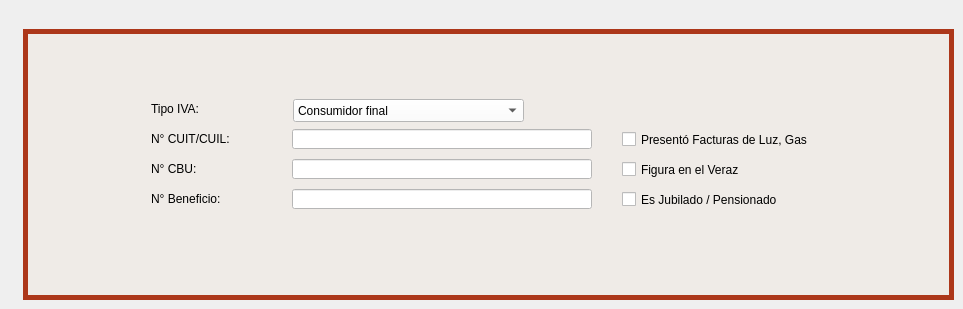
     <widget class="QWidget" name="tab_7">
      <attribute name="icon">
       <iconset>
        <normalon>Íconos/casilla-y-boligrafo.png</normalon>
       </iconset>
      </attribute>
      <attribute name="title">
       <string>Otros Datos</string>
      </attribute>
      <widget class="QGroupBox" name="groupBox_4">
       <property name="geometry">
        <rect>
         <x>23</x>
         <y>29</y>
         <width>931</width>
         <height>271</height>
        </rect>
       </property>
       <property name="font">
        <font>
         <family>Century Schoolbook L</family>
         <pointsize>10</pointsize>
         <weight>9</weight>
         <italic>false</italic>
         <bold>false</bold>
        </font>
       </property>
       <property name="styleSheet">
        <string notr="true">QGroupBox{
background-color: rgb(239, 235, 231);
border-style: solid;
border-width: 5px;
border-color: rgb(172, 55, 26);
}

QLabel{
background-color: rgb(239, 235, 231);
}

QLineEdit{
background-color: rgb(255, 255, 255);
}

QTextEdit{
background-color: rgb(255, 255, 255);
}

QComboBox{
background-color: rgb(255, 255, 255);
}

QDateEdit{
background-color: rgb(255, 255, 255);
}

</string>
       </property>
       <property name="title">
        <string/>
       </property>
       <widget class="QLabel" name="label_36">
        <property name="geometry">
         <rect>
          <x>128</x>
          <y>70</y>
          <width>80</width>
          <height>20</height>
         </rect>
        </property>
        <property name="text">
         <string>Tipo IVA:</string>
        </property>
       </widget>
       <widget class="QCheckBox" name="ckbx_veraz">
        <property name="geometry">
         <rect>
          <x>599</x>
          <y>130</y>
          <width>211</width>
          <height>21</height>
         </rect>
        </property>
        <property name="text">
         <string>Figura en el Veraz</string>
        </property>
        <property name="checked">
         <bool>false</bool>
        </property>
       </widget>
       <widget class="QLineEdit" name="lne_nro_beneficio">
        <property name="geometry">
         <rect>
          <x>269</x>
          <y>160</y>
          <width>300</width>
          <height>20</height>
         </rect>
        </property>
        <property name="text">
         <string/>
        </property>
       </widget>
       <widget class="QLabel" name="label_35">
        <property name="geometry">
         <rect>
          <x>128</x>
          <y>160</y>
          <width>121</width>
          <height>20</height>
         </rect>
        </property>
        <property name="text">
         <string>N° Beneficio:</string>
        </property>
       </widget>
       <widget class="QCheckBox" name="ckbx_jub_pens">
        <property name="geometry">
         <rect>
          <x>599</x>
          <y>160</y>
          <width>211</width>
          <height>21</height>
         </rect>
        </property>
        <property name="text">
         <string>Es Jubilado / Pensionado</string>
        </property>
       </widget>
       <widget class="QLabel" name="label_33">
        <property name="geometry">
         <rect>
          <x>128</x>
          <y>100</y>
          <width>80</width>
          <height>20</height>
         </rect>
        </property>
        <property name="text">
         <string>N° CUIT/CUIL:</string>
        </property>
       </widget>
       <widget class="QLineEdit" name="lne_cbu">
        <property name="geometry">
         <rect>
          <x>269</x>
          <y>130</y>
          <width>300</width>
          <height>20</height>
         </rect>
        </property>
        <property name="text">
         <string/>
        </property>
       </widget>
       <widget class="QCheckBox" name="ckbx_facturas">
        <property name="geometry">
         <rect>
          <x>599</x>
          <y>100</y>
          <width>251</width>
          <height>21</height>
         </rect>
        </property>
        <property name="text">
         <string>Presentó Facturas de Luz, Gas</string>
        </property>
        <property name="checked">
         <bool>false</bool>
        </property>
       </widget>
       <widget class="QLineEdit" name="lne_cuit">
        <property name="geometry">
         <rect>
          <x>269</x>
          <y>100</y>
          <width>300</width>
          <height>20</height>
         </rect>
        </property>
        <property name="text">
         <string/>
        </property>
       </widget>
       <widget class="QLabel" name="label_34">
        <property name="geometry">
         <rect>
          <x>128</x>
          <y>130</y>
          <width>141</width>
          <height>20</height>
         </rect>
        </property>
        <property name="text">
         <string>N° CBU:</string>
        </property>
       </widget>
       <widget class="QComboBox" name="cbx_tipo_iva">
        <property name="geometry">
         <rect>
          <x>270</x>
          <y>70</y>
          <width>231</width>
          <height>23</height>
         </rect>
        </property>
        <item>
         <property name="text">
          <string>Consumidor final</string>
         </property>
        </item>
        <item>
         <property name="text">
          <string>Responsable inscripto</string>
         </property>
        </item>
        <item>
         <property name="text">
          <string>Monotributista</string>
         </property>
        </item>
       </widget>
      </widget>
     </widget>
